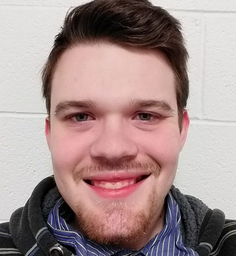
#> input picture test1a.png, 236 x 256 px, shrunk from 600 x 650 before the run
$ python process.py   (older library calls are emulated)
#> lines starting #> are read from the running program, lines starting #| are printed output that depends on the picture; after the words box and inside, x2 and y2 are one past the last pixel; in counts of white or black regions, pixels touching at a corner belong together
### morpho.py
# -*- coding: utf-8 -*-

"""
Mardigon Toler
Gregory Hughes

Python implementations of morphological functions
"""

import skimage.util as util
import numpy as np

def morphoMatch(I,B,padVal):
    M = len(I)
    N = len(I[0])
    m = len(B)
    n = len(B[0])
    Ip = util.pad(I,[m,n],"constant",constant_values=[padVal])

    S = np.zeros((M,N))
    for x in range(0,M):
        for y in range (0,N):
            partial = False
            perfect = True
            for a in range(0,m):
                for b in range(0,n):
                    v = abs(B[a,b]-Ip[x+a,y+b])
                    if v == 1:
                        perfect = False
                    else:
                        partial = True
            if perfect:
                S[x,y] = 1
            elif partial:
                S[x,y] = 0.5
    return S

def morphoErode(I,B,padVal):
    return morphoMatch(I,B,padVal) > .5

def morphoDilate(I,B,padVal):
    return morphoMatch(I,B,padVal)  >= .5

def findROI(I):
    M = len(I)
    N = len(I[0])
    rMost = 25
    lMost = N-25
    uMost = M-25
    for row in range(25,M//2 - 24):
        for col in range (25,N-25):
            if I[row,col]:
                if col < lMost:
                    lMost = col
                if col > rMost:
                    rMost = col
                if row < uMost:
                    uMost = row
    return [lMost, rMost, uMost]

### process.py
# -*- coding: utf-8 -*-
"""
Mardigon Toler
Gregory Hughes
"""

import morpho
import matplotlib.pyplot as plt
#import skimage.util as util
import skimage.color as color
import skimage.feature as feature
import skimage.io as io
import numpy as np

# Make this the path to the file you wish to process
fname = "test1a.png"

"""
Our first script for finding eyes using template matching"
"""

img = io.imread(fname)
#> img is the input picture: shape (256, 236, 3); mean R, G, B 164.5, 142.8, 141.4

imgB = color.rgb2grey(img) > 0.333
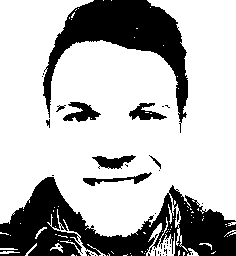
#> imgB: shape (256, 236) bool; 72.2% white; 38 black regions (29 under 20 px), largest, box (x1, y1, x2, y2) and area: (0, 177, 236, 256) 8978, (43, 0, 188, 133) 6287, (63, 102, 101, 122) 395
io.imshow(imgB)
plt.show()
se1 = [[1,1,1,1,1],[1,1,1,1,1],[1,1,1,1,1],[1,1,1,1,1],[1,1,1,1,1]]
se1 = np.asarray(se1)
imgE = morpho.morphoErode(imgB, se1, 0)
#> in morphoMatch, `M = len(I)`: M = 256
#> in morphoMatch, `N = len(I[0])`: N = 236
#> in morphoMatch, `Ip = util.pad(I,[m,n],"constant",constant_values=[padVal])`: Ip: shape (266, 246) bool; 66.7% white; 30 black regions (22 under 20 px), largest, box (x1, y1, x2, y2) and area: (0, 0, 246, 266) 20316, (68, 107, 106, 127) 395, (97, 160, 141, 174) 333
#> in morphoErode, `return morphoMatch(I,B,padVal) > .5`: returned value: shape (256, 236) bool; 60.6% white; 7 black regions, largest, box (x1, y1, x2, y2) and area: (0, 0, 236, 256) 20760, (57, 103, 106, 127) 835, (84, 173, 157, 191) 679
io.imshow(imgE)
plt.show()
imgD = morpho.morphoDilate(imgB, se1, 0)
#> in morphoDilate, `return morphoMatch(I,B,padVal)  >= .5`: returned value: shape (256, 236) bool; 82.9% white; 24 black regions (15 under 20 px), largest, box (x1, y1, x2, y2) and area: (0, 0, 236, 256) 8223, (175, 194, 236, 256) 1407, (37, 232, 59, 256) 274
io.imshow(imgD)
plt.show()

# find hit-or-miss transform
imgH = imgE ^ imgD
#> imgH: shape (256, 236) bool; 22.3% white; 18 white regions (1 under 20 px), largest, box (x1, y1, x2, y2) and area: (1, 1, 236, 256) 8614, (27, 207, 119, 256) 1509, (57, 103, 106, 127) 738
io.imshow(imgH)
plt.show()

#closing
imgC = morpho.morphoErode(morpho.morphoDilate(imgH, se1, 0), se1, 0)
#> call 3 of morphoMatch, with B = array of shape (5, 5), padVal = 0
#> in morphoMatch (call 3), `Ip = util.pad(I,[m,n],"constant",constant_values=[padVal])`: Ip: shape (266, 246) bool; 20.5% white; 18 white regions (1 under 20 px), largest, box (x1, y1, x2, y2) and area: (6, 6, 241, 261) 8614, (32, 212, 124, 261) 1509, (62, 108, 111, 132) 738
#> after the loop in morphoMatch (call 3), `for x in range(0,M):`:
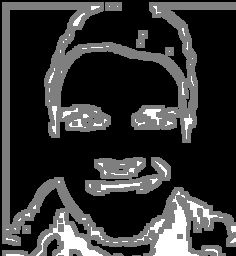
#> S: shape (256, 236) float64; min 0, max 1, mean 0.207
#> in morphoDilate (call 2), `return morphoMatch(I,B,padVal)  >= .5`: returned value: shape (256, 236) bool; 36% white; 5 white regions (1 under 20 px), largest, box (x1, y1, x2, y2) and area: (2, 2, 236, 256) 19065, (85, 157, 171, 196) 2333, (136, 30, 148, 48) 171, (105, 2, 122, 11) 153
#> call 2 of morphoErode, with B = array of shape (5, 5), padVal = 0
#> call 4 of morphoMatch, with B = array of shape (5, 5), padVal = 0
#> in morphoMatch (call 4), `Ip = util.pad(I,[m,n],"constant",constant_values=[padVal])`: Ip: shape (266, 246) bool; 33.2% white; 5 white regions (1 under 20 px), largest, box (x1, y1, x2, y2) and area: (7, 7, 241, 261) 19065, (90, 162, 176, 201) 2333, (141, 35, 153, 53) 171, (110, 7, 127, 16) 153
#> after the loop in morphoMatch (call 4), `for x in range(0,M):`:
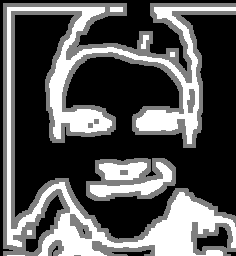
#> S: shape (256, 236) float64; min 0, max 1, mean 0.344
#> in morphoErode (call 2), `return morphoMatch(I,B,padVal) > .5`:
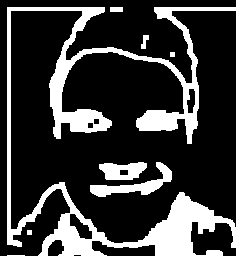
#> returned value: shape (256, 236) bool; 22.1% white; 8 white regions (1 under 20 px), largest, box (x1, y1, x2, y2) and area: (7, 7, 236, 256) 11652, (90, 162, 172, 197) 867, (99, 162, 147, 180) 610
io.imshow(imgC)
plt.show()

# region of interest
roi = morpho.findROI(imgC)
#> in findROI, `M = len(I)`: M = 256
#> in findROI, `N = len(I[0])`: N = 236
#> in findROI, `lMost = N-25`: lMost = 211
#> in findROI, `uMost = M-25`: uMost = 231
#> after the loop in findROI, `for row in range(25,M//2 - 24):`: lMost = 49; uMost = 25
#> roi = [49, 198, 25]
imgroi = imgH[roi[2]:len(imgH),roi[0]:roi[1]]
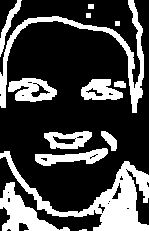
#> imgroi: shape (231, 149) bool; 27.6% white; 14 white regions (1 under 20 px), largest, box (x1, y1, x2, y2) and area: (0, 151, 149, 231) 3139, (0, 0, 144, 113) 1958, (0, 182, 70, 231) 1263
io.imshow(imgroi)
plt.show()
se2 = np.ones(len(imgroi[0])) >=1
unit = round(len(imgroi)/75)
#> unit = 3
mid = len(se2)//2
#> mid = 74
se2[mid-(unit*5):mid+(unit*5)] = 0
se2[0:(unit*3)] = 0
se2[len(se2)-(unit*3):len(se2)] = 0
se2 = np.reshape(se2,(1,len(se2)))

# match SE for row with eyes
imgT = feature.match_template(imgroi, se2, True)
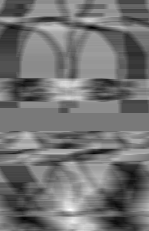
#> imgT: shape (231, 149) float64; min -0.75, max 0.829, mean -0.0426; drawn with min black and max white
io.imshow(imgT)
plt.show()
imgF = feature.match_template(imgroi, se2, False)
#> imgF = 231 values, max 0.675 at index 222, min -0.399 at index 156, mean 0.0915
io.imshow(np.repeat(imgF,100,axis=1))
plt.show()
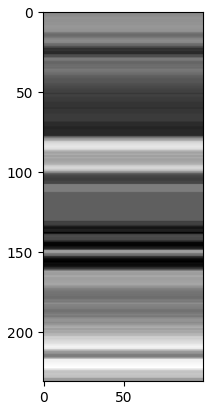
#> figure drawn by matplotlib, 1 panel

$ run again, with bad_example_input.png copied over test1a.png
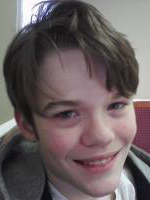
#> input picture bad_example_input.png, 150 x 200 px
#> img is the input picture: shape (200, 150, 3); mean R, G, B 107.1, 95.5, 96.9
#> `imgB = color.rgb2grey(img) > 0.333`:
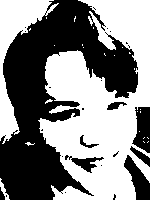
#> imgB: shape (200, 150) bool; 51.9% white; 25 black regions (17 under 20 px), largest, box (x1, y1, x2, y2) and area: (0, 0, 138, 200) 12618, (132, 107, 150, 153) 588, (124, 155, 150, 200) 570
#> in morphoMatch, `M = len(I)`: M = 200
#> in morphoMatch, `N = len(I[0])`: N = 150
#> Ip: shape (210, 160) bool; 46.4% white; 25 white regions (22 under 20 px), largest, box (x1, y1, x2, y2) and area: (43, 5, 155, 205) 12995, (5, 5, 64, 149) 2438, (5, 183, 15, 205) 73
#> imgH: shape (200, 150) bool; 28.5% white; 12 white regions, largest, box (x1, y1, x2, y2) and area: (39, 1, 150, 200) 4902, (1, 1, 64, 149) 1936, (125, 108, 150, 200) 956
#> Ip: shape (210, 160) bool; 25.5% white; 12 white regions, largest, box (x1, y1, x2, y2) and area: (44, 6, 155, 205) 4902, (6, 6, 69, 154) 1936, (130, 113, 155, 205) 956
#> Ip: shape (210, 160) bool; 42.2% white; 6 white regions, box (x1, y1, x2, y2) and area: (32, 7, 155, 205) 9886, (7, 7, 74, 159) 3451, (87, 142, 114, 163) 400, (7, 185, 24, 205) 256, (81, 23, 91, 37) 135, (121, 201, 131, 205) 39
#> in findROI, `M = len(I)`: M = 200
#> in findROI, `N = len(I[0])`: N = 150
#> in findROI, `lMost = N-25`: lMost = 125
#> in findROI, `uMost = M-25`: uMost = 175
#> after the loop in findROI, `for row in range(25,M//2 - 24):`: lMost = 25
#> roi = [25, 124, 25]
#> imgroi: shape (175, 99) bool; 25.5% white; 10 white regions (1 under 20 px), largest, box (x1, y1, x2, y2) and area: (14, 20, 99, 175) 3230, (65, 0, 99, 36) 569, (56, 111, 79, 128) 221
#> unit = 2
#> mid = 49
#> imgF = 175 values, max 0.401 at index 124, min -0.512 at index 157, mean 0.0223
#> `plt.show()`:
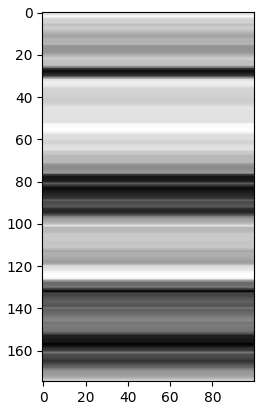
#> figure drawn by matplotlib, 1 panel

$ run again, with test1.png copied over test1a.png
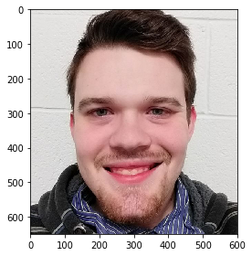
#> input picture test1.png, 252 x 256 px, shrunk from 276 x 280 before the run
#> img is the input picture: shape (256, 252, 4); mean R, G, B, A 185, 169.4, 168.3, 255
#> `imgB = color.rgb2grey(img) > 0.333`:
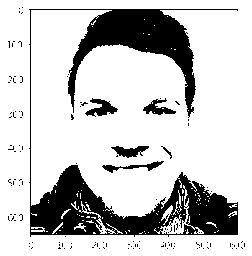
#> imgB: shape (256, 252) bool; 78.7% white; 129 black regions (123 under 20 px), largest, box (x1, y1, x2, y2) and area: (29, 9, 238, 237) 12327, (85, 98, 118, 117) 299, (111, 146, 149, 158) 251, (143, 98, 176, 115) 247, (102, 161, 164, 173) 228, (161, 146, 172, 159) 31
#> in morphoMatch, `M = len(I)`: M = 256
#> in morphoMatch, `N = len(I[0])`: N = 252
#> Ip: shape (266, 262) bool; 72.9% white; 130 black regions (123 under 20 px), largest, box (x1, y1, x2, y2) and area: (34, 14, 243, 242) 12327, (0, 0, 262, 266) 5180, (90, 103, 123, 122) 299
#> imgH: shape (256, 252) bool; 27.7% white; 28 white regions, largest, box (x1, y1, x2, y2) and area: (30, 10, 243, 254) 11176, (1, 1, 252, 256) 2008, (81, 99, 123, 122) 621
#> Ip: shape (266, 262) bool; 25.7% white; 28 white regions, largest, box (x1, y1, x2, y2) and area: (35, 15, 248, 259) 11176, (6, 6, 257, 261) 2008, (86, 104, 128, 127) 621
#> Ip: shape (266, 262) bool; 42.2% white; 4 white regions, box (x1, y1, x2, y2) and area: (7, 7, 257, 261) 27146, (109, 153, 187, 188) 1986, (150, 32, 170, 50) 220, (151, 26, 160, 35) 81
#> in findROI, `M = len(I)`: M = 256
#> in findROI, `N = len(I[0])`: N = 252
#> in findROI, `lMost = N-25`: lMost = 227
#> in findROI, `uMost = M-25`: uMost = 231
#> after the loop in findROI, `for row in range(25,M//2 - 24):`: lMost = 25
#> roi = [25, 206, 25]
#> imgroi: shape (231, 181) bool; 29.6% white; 25 white regions (1 under 20 px), largest, box (x1, y1, x2, y2) and area: (5, 0, 181, 229) 6694, (43, 0, 176, 106) 2291, (56, 74, 98, 97) 621
#> unit = 3
#> mid = 90
#> imgF = 231 values, max 0.308 at index 211, min -0.583 at index 22, mean 0.0072
#> `plt.show()`:
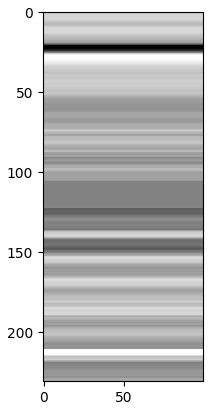
#> figure drawn by matplotlib, 1 panel
